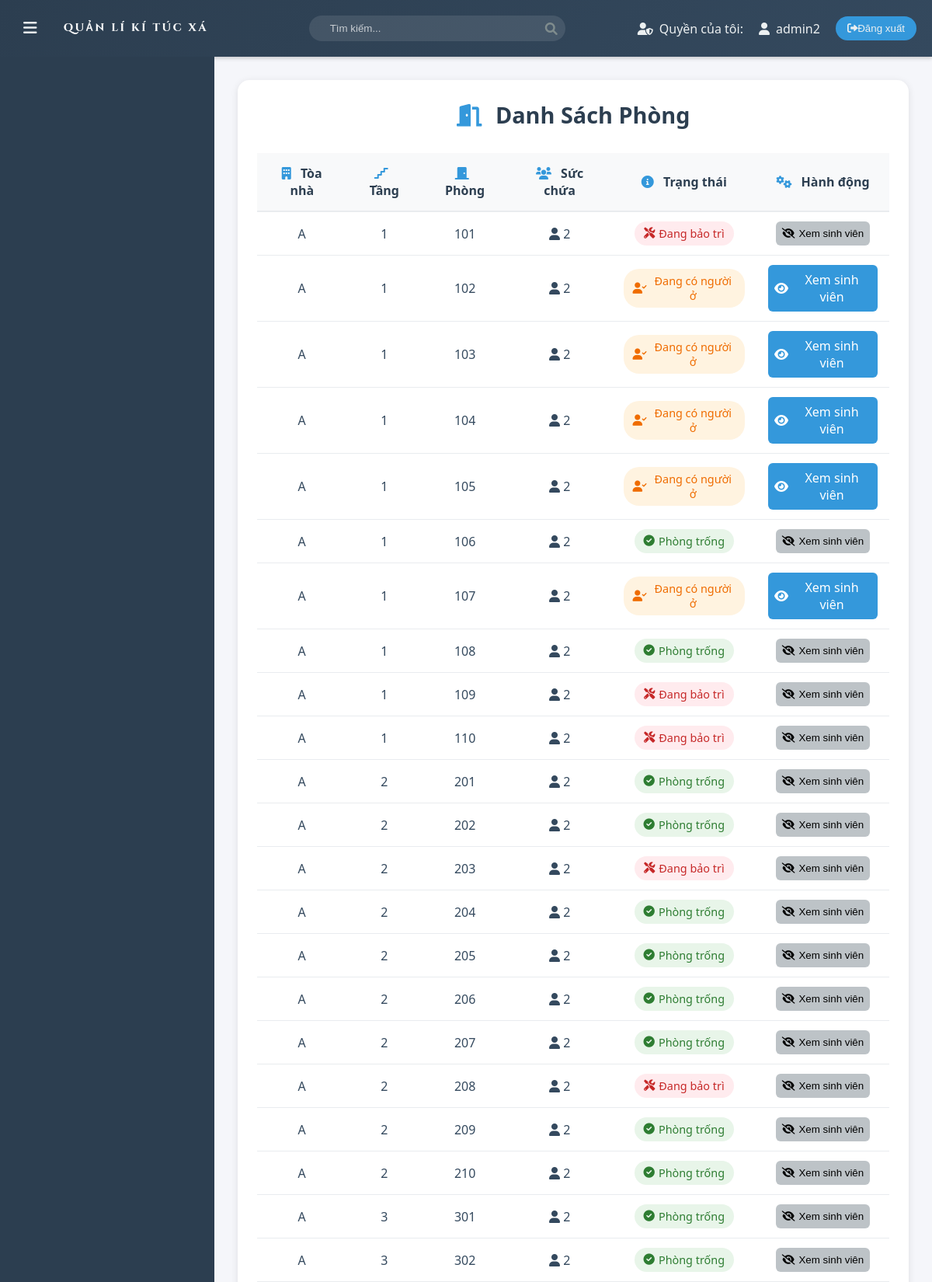
/php/rooms_list.php (signed in, upper part), run on the app's committed database.
### tables this page shows
CREATE TABLE Rooms (
    room_id INT AUTO_INCREMENT PRIMARY KEY,
    room_code VARCHAR(50) UNIQUE NOT NULL,
    building VARCHAR(1) NOT NULL,
    floor INT NOT NULL,
    room_number VARCHAR(10) NOT NULL,
    capacity ENUM('2', '4', '8') NOT NULL,
    status ENUM('available', 'occupied', 'maintenance') DEFAULT 'available',
    price DECIMAL(10,2) NOT NULL
);

### php/rooms_list.php (the view, shortened to what this page needs)
<?php
include 'db_connect.php';
$sql_rooms = "SELECT * FROM Rooms ORDER BY building, floor, room_number";
$result_rooms = $conn->query($sql_rooms);
?>
<!DOCTYPE html>
<html lang="vi">
<head>
    <link rel="stylesheet" href="../assest/css/main.css">
    <link rel="stylesheet" href="../assest/css/rooms.css">
    <link rel="stylesheet" href="https://cdnjs.cloudflare.com/ajax/libs/font-awesome/6.0.0/css/all.min.css">
</head>
<body>
    <?php include 'layout/header.php'; ?>
    <div class="container">
        <?php include 'layout/menu.php'; ?>
        <main class="content">
            <div class="rooms-list-container">
                <div class="page-header">
                    <h2><i class="fas fa-door-open"></i> Danh Sách Phòng</h2>
                </div>
                <div class="table-responsive">
                    <table class="rooms-table">
                        <thead>
                            <tr>
                                <th><i class="fas fa-building"></i> Tòa nhà</th>
                                <th><i class="fas fa-stairs"></i> Tầng</th>
                                <th><i class="fas fa-door-closed"></i> Phòng</th>
                                <th><i class="fas fa-users"></i> Sức chứa</th>
                                <th><i class="fas fa-info-circle"></i> Trạng thái</th>
                                <th><i class="fas fa-cogs"></i> Hành động</th>
                            </tr>
                        </thead>
                        <tbody>
                            <?php while ($room = $result_rooms->fetch_assoc()): ?>
                            <tr>
                                <td><?php echo htmlspecialchars($room['building']); ?></td>
                                <td><?php echo htmlspecialchars($room['floor']); ?></td>
                                <td><?php echo htmlspecialchars($room['room_number']); ?></td>
                                <td>
                                    <div class="capacity-badge">
                                        <i class="fas fa-user"></i>
                                        <?php echo htmlspecialchars($room['capacity']); ?>
                                    </div>
                                </td>
                                <td>
                                    <span class="status-badge <?php echo $room['status']; ?>">
                                        <?php
                                        switch ($room['status']) {
                                            case 'occupied':
                                                echo '<i class="fas fa-user-check"></i> Đang có người ở';
                                                break;
                                            case 'available':
                                                echo '<i class="fas fa-check-circle"></i> Phòng trống';
                                                break;
                                            case 'maintenance':
                                                echo '<i class="fas fa-tools"></i> Đang bảo trì';
                                                break;
                                        }
                                        ?>
                                    </span>
                                </td>
                                <td class="action-buttons">
                                    <?php if ($room['status'] == 'occupied'): ?>
                                        <a href="view_room_students.php?room_id=<?php echo $room['room_id']; ?>"
                                           class="action-btn view-btn">
                                            <i class="fas fa-eye"></i>
                                            <span>Xem sinh viên</span>
                                        </a>
                                    <?php else: ?>
                                        <button class="action-btn disabled-btn">
                                            <i class="fas fa-eye-slash"></i>
                                            <span>Xem sinh viên</span>
                                        </button>
                                    <?php endif; ?>
                                </td>
                            </tr>
                            <?php endwhile; ?>
                        </tbody>
                    </table>
                </div>
            </div>
        </main>
    </div>
</body>
</html>

### assest/css/main.css (style rules this page uses)
:root { --primary-color: #2c3e50; --secondary-color: #34495e; --accent-color: #3498db; --text-color: #ecf0f1; --hover-color: #2980b9; --transition-speed: 0.3s; }
body { font-family: 'Segoe UI', Tahoma, Geneva, Verdana, sans-serif; margin: 0; padding: 0; background-color: #f5f6fa; }
.container { display: flex; min-height: calc(100vh - 70px); }
.content { flex-grow: 1; padding: 30px; transition: var(--transition-speed); }

### assest/css/rooms.css (style rules this page uses)
a { text-decoration: none; }
.rooms-list-container, .room-students-container { background: #ffffff; border-radius: 15px; padding: 25px; box-shadow: 0 2px 10px rgba(0, 0, 0, 0.1); }
.page-header { display: flex; justify-content: space-between; align-items: center; margin-bottom: 30px; flex-wrap: wrap; gap: 20px; }
.page-header h2 { color: #2c3e50; font-size: 1.8em; margin: 0 auto; }
.page-header h2 i { color: #3498db; margin-right: 10px; }
.table-responsive { overflow-x: auto; margin: 20px 0; }
.rooms-table, .students-table { width: 100%; border-collapse: separate; border-spacing: 0; background: #fff; }
.rooms-table th, .students-table th { background: #f8f9fa; color: #2c3e50; font-weight: 600; padding: 15px; text-align: center; border-bottom: 2px solid #e9ecef; }
.rooms-table td, .students-table td { padding: 12px 15px; border-bottom: 1px solid #e9ecef; color: #34495e; text-align: center; }
.rooms-table th i, .students-table th i { margin-right: 8px; color: #3498db; }
.status-badge { padding: 6px 12px; border-radius: 20px; font-size: 0.9em; display: inline-flex; align-items: center; gap: 5px; }
.status-badge.available { background: #e8f5e9; color: #2e7d32; }
.status-badge.occupied { background: #fff3e0; color: #ef6c00; }
.status-badge.maintenance { background: #ffebee; color: #c62828; }
.action-buttons { display: flex; gap: 8px; justify-content: center; }
.action-btn { padding: 8px; border: none; border-radius: 6px; cursor: pointer; display: flex; align-items: center; gap: 5px; transition: all 0.3s ease; }
.action-btn.view-btn { background: #3498db; color: white; }
.action-btn.disabled-btn { background: #bdc3c7; cursor: not-allowed; }

### data on the page
rooms: building "A", floor "1", room_number "101", capacity "2", status "maintenance" (drawn)
rooms: building "A", floor "1", room_number "102", capacity "2", status "occupied" (drawn)
rooms: building "A", floor "1", room_number "103", capacity "2", status "occupied" (drawn)
rooms: building "A", floor "1", room_number "104", capacity "2", status "occupied" (drawn)
rooms: building "A", floor "1", room_number "105", capacity "2", status "occupied" (drawn)
rooms: building "A", floor "1", room_number "106", capacity "2", status "available" (drawn)
rooms: building "A", floor "1", room_number "107", capacity "2", status "occupied" (drawn)
rooms: building "A", floor "1", room_number "108", capacity "2", status "available" (drawn)
rooms: building "A", floor "1", room_number "109", capacity "2", status "maintenance" (drawn)
rooms: building "A", floor "1", room_number "110", capacity "2", status "maintenance" (drawn)
rooms: building "A", floor "2", room_number "201", capacity "2", status "available" (drawn)
rooms: building "A", floor "2", room_number "202", capacity "2", status "available" (drawn)
rooms: building "A", floor "2", room_number "203", capacity "2", status "maintenance" (drawn)
rooms: building "A", floor "2", room_number "204", capacity "2", status "available" (drawn)
rooms: building "A", floor "2", room_number "205", capacity "2", status "available" (drawn)
rooms: building "A", floor "2", room_number "206", capacity "2", status "available" (drawn)
rooms: building "A", floor "2", room_number "207", capacity "2", status "available" (drawn)
rooms: building "A", floor "2", room_number "208", capacity "2", status "maintenance" (drawn)
rooms: building "A", floor "2", room_number "209", capacity "2", status "available" (drawn)
rooms: building "A", floor "2", room_number "210", capacity "2", status "available" (drawn)
rooms: building "A", floor "3", room_number "301", capacity "2", status "available" (drawn)
rooms: building "A", floor "3", room_number "302", capacity "2", status "available" (drawn)

### other printed values
$username "admin2"
